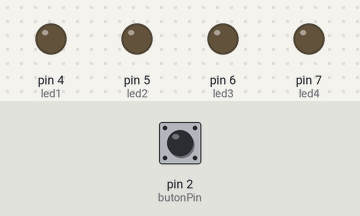
Recording of a sketch running on a simulated Arduino Uno, built with avr-gcc and run on an emulated ATmega328P. Parts: output pins drawn as LEDs (lit = HIGH). Dashed ring = blinking. The inputs (shaded band) are chosen by the test bench; at power-on: pin 2 (butonPin) LOW.

Above: at 1.2 s.
1.3 s: pin 2 (butonPin) pulled HIGH for 1 s
At 1.6 s:
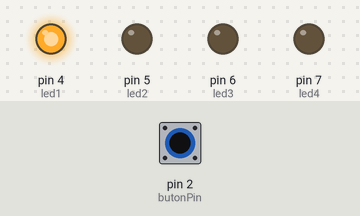
3.8 s: pin 2 (butonPin) pulled HIGH for 0.15 s
At 5.2 s:
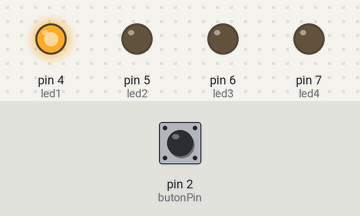
5.5 s: pin 2 (butonPin) pulled HIGH for 3.2 s
At 7.2 s:
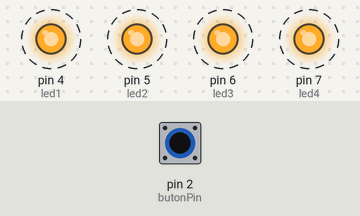
Timing chart, 0 to 10.2 s (numbered marks = the images above; inputs shaded):
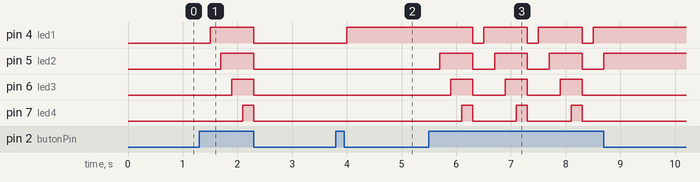

The sketch:

Bolum_2_Uyg_5.ino
```cpp
const int butonPin = 2;
const int led1 =  4;
const int led2 = 5;
const int led3 =  6;
const int led4 = 7;
int say=0;
int durum = 0;
void setup() {
  pinMode(led1, OUTPUT);
  pinMode(led3, OUTPUT);
  pinMode(led4, OUTPUT);
  pinMode(led2, OUTPUT);
  pinMode(butonPin, INPUT);
}
void loop() {
  durum = digitalRead(butonPin);

if (durum == HIGH) {
   delay(200);    say=say+1;
if (say==1)    {digitalWrite(4,HIGH);
}
if (say==2) {
  digitalWrite(5,HIGH);
}
if (say==3) {
  digitalWrite(6,HIGH);
}
if (say==4) {
  digitalWrite(7,HIGH);
}
if (say==5) {
  say=0;digitalWrite(7,LOW);
           digitalWrite(6,LOW);
           digitalWrite(4,LOW);
           digitalWrite(5,LOW);
} }}
```

Measured:
- after the input at 1.3 s, pin 4 (led1): LOW → HIGH after 0.20 s, → LOW 0.80 s later; pin 5 (led2): LOW → HIGH after 0.40 s, → LOW 0.60 s later; pin 6 (led3): LOW → HIGH after 0.60 s, → LOW 0.40 s later; pin 7 (led4): LOW → HIGH after 0.80 s, → LOW 0.20 s later
- after the input at 3.8 s, pin 4 (led1): LOW → HIGH after 0.20 s
- after the input at 5.5 s, pin 4 (led1): alternates HIGH for 0.80 s and LOW for 0.20 s, 6 changes in all, then stays HIGH, starting after 0.80 s; pin 5 (led2): alternates HIGH for 0.60 s and LOW for 0.40 s, 7 changes in all, then stays HIGH, starting after 0.20 s
